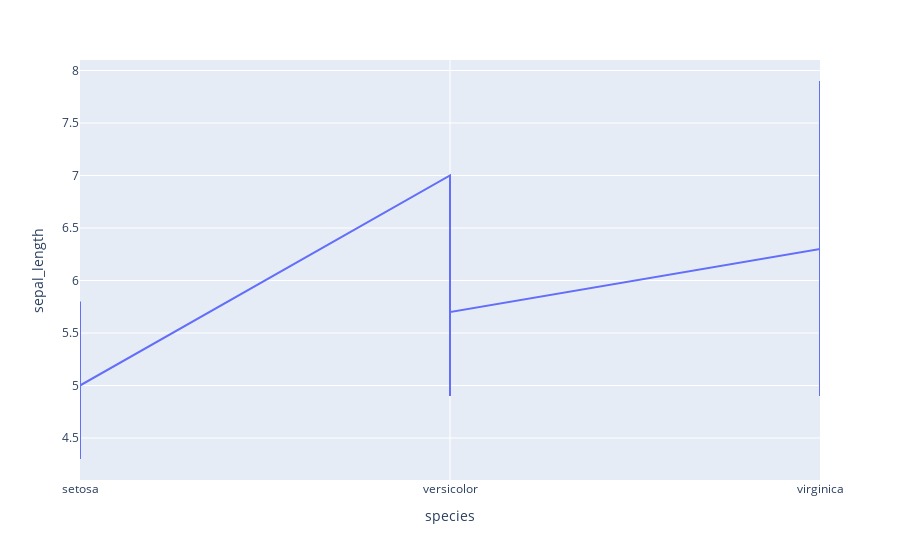

This figure's notebook cell:
### Code cell
import plotly.graph_objects as go
px.line(df_stocks1, x='species' , y='sepal_length', labels={'x':'species','y':'sepal_length'})

### Figure 1 — Plotly figure (JSON) as saved in the notebook; plotly's stock layout.template omitted (floating-point values rounded to 4 significant figures; data arrays with more than 128 entries replaced by an {"elided": "..."} marker saying what was removed)
{"data": [{"hovertemplate": "species=%{x}<br>sepal_length=%{y}<extra></extra>", "legendgroup": "", "line": {"color": "#636efa", "dash": "solid"}, "marker": {"symbol": "circle"}, "mode": "lines", "name": "", "orientation": "v", "showlegend": false, "type": "scatter", "x": {"elided": "150 str values"}, "xaxis": "x", "y": {"elided": "150 float values"}, "yaxis": "y"}], "layout": {"legend": {"tracegroupgap": 0}, "margin": {"t": 60}, "xaxis": {"anchor": "y", "domain": [0, 1], "title": {"text": "species"}}, "yaxis": {"anchor": "x", "domain": [0, 1], "title": {"text": "sepal_length"}}}}
